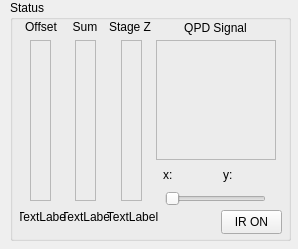
<?xml version="1.0" encoding="UTF-8"?>
<ui version="4.0">
 <class>Form</class>
 <widget class="QWidget" name="Form">
  <property name="geometry">
   <rect>
    <x>0</x>
    <y>0</y>
    <width>298</width>
    <height>249</height>
   </rect>
  </property>
  <property name="windowTitle">
   <string>Form</string>
  </property>
  <widget class="QGroupBox" name="statusBox">
   <property name="geometry">
    <rect>
     <x>10</x>
     <y>0</y>
     <width>281</width>
     <height>241</height>
    </rect>
   </property>
   <property name="title">
    <string>Status</string>
   </property>
   <widget class="QFrame" name="offsetFrame">
    <property name="geometry">
     <rect>
      <x>20</x>
      <y>40</y>
      <width>21</width>
      <height>161</height>
     </rect>
    </property>
    <property name="frameShape">
     <enum>QFrame::StyledPanel</enum>
    </property>
    <property name="frameShadow">
     <enum>QFrame::Sunken</enum>
    </property>
   </widget>
   <widget class="QLabel" name="offsetLabel">
    <property name="geometry">
     <rect>
      <x>8</x>
      <y>20</y>
      <width>46</width>
      <height>14</height>
     </rect>
    </property>
    <property name="text">
     <string>Offset</string>
    </property>
    <property name="alignment">
     <set>Qt::AlignCenter</set>
    </property>
   </widget>
   <widget class="QFrame" name="zFrame">
    <property name="geometry">
     <rect>
      <x>111</x>
      <y>40</y>
      <width>21</width>
      <height>161</height>
     </rect>
    </property>
    <property name="frameShape">
     <enum>QFrame::StyledPanel</enum>
    </property>
    <property name="frameShadow">
     <enum>QFrame::Sunken</enum>
    </property>
   </widget>
   <widget class="QLabel" name="zLabel">
    <property name="geometry">
     <rect>
      <x>97</x>
      <y>20</y>
      <width>46</width>
      <height>14</height>
     </rect>
    </property>
    <property name="text">
     <string>Stage Z</string>
    </property>
    <property name="alignment">
     <set>Qt::AlignCenter</set>
    </property>
   </widget>
   <widget class="QLabel" name="sumLabel">
    <property name="geometry">
     <rect>
      <x>52</x>
      <y>20</y>
      <width>46</width>
      <height>14</height>
     </rect>
    </property>
    <property name="text">
     <string>Sum</string>
    </property>
    <property name="alignment">
     <set>Qt::AlignCenter</set>
    </property>
   </widget>
   <widget class="QFrame" name="sumFrame">
    <property name="geometry">
     <rect>
      <x>65</x>
      <y>40</y>
      <width>21</width>
      <height>161</height>
     </rect>
    </property>
    <property name="frameShape">
     <enum>QFrame::StyledPanel</enum>
    </property>
    <property name="frameShadow">
     <enum>QFrame::Sunken</enum>
    </property>
   </widget>
   <widget class="QLabel" name="offsetText">
    <property name="geometry">
     <rect>
      <x>10</x>
      <y>210</y>
      <width>46</width>
      <height>14</height>
     </rect>
    </property>
    <property name="text">
     <string>TextLabel</string>
    </property>
    <property name="alignment">
     <set>Qt::AlignCenter</set>
    </property>
   </widget>
   <widget class="QLabel" name="sumText">
    <property name="geometry">
     <rect>
      <x>54</x>
      <y>210</y>
      <width>46</width>
      <height>14</height>
     </rect>
    </property>
    <property name="text">
     <string>TextLabel</string>
    </property>
    <property name="alignment">
     <set>Qt::AlignCenter</set>
    </property>
   </widget>
   <widget class="QLabel" name="zText">
    <property name="geometry">
     <rect>
      <x>92</x>
      <y>209</y>
      <width>61</width>
      <height>16</height>
     </rect>
    </property>
    <property name="text">
     <string>TextLabel</string>
    </property>
    <property name="alignment">
     <set>Qt::AlignCenter</set>
    </property>
   </widget>
   <widget class="QFrame" name="qpdFrame">
    <property name="geometry">
     <rect>
      <x>146</x>
      <y>40</y>
      <width>120</width>
      <height>120</height>
     </rect>
    </property>
    <property name="frameShape">
     <enum>QFrame::StyledPanel</enum>
    </property>
    <property name="frameShadow">
     <enum>QFrame::Sunken</enum>
    </property>
   </widget>
   <widget class="QLabel" name="qpdLabel">
    <property name="geometry">
     <rect>
      <x>170</x>
      <y>20</y>
      <width>71</width>
      <height>16</height>
     </rect>
    </property>
    <property name="text">
     <string>QPD Signal</string>
    </property>
    <property name="alignment">
     <set>Qt::AlignCenter</set>
    </property>
   </widget>
   <widget class="QLabel" name="qpdXText">
    <property name="geometry">
     <rect>
      <x>153</x>
      <y>168</y>
      <width>46</width>
      <height>14</height>
     </rect>
    </property>
    <property name="text">
     <string>x:</string>
    </property>
   </widget>
   <widget class="QLabel" name="qpdYText">
    <property name="geometry">
     <rect>
      <x>213</x>
      <y>168</y>
      <width>46</width>
      <height>14</height>
     </rect>
    </property>
    <property name="text">
     <string>y:</string>
    </property>
   </widget>
   <widget class="QPushButton" name="irButton">
    <property name="geometry">
     <rect>
      <x>211</x>
      <y>210</y>
      <width>61</width>
      <height>24</height>
     </rect>
    </property>
    <property name="text">
     <string>IR ON</string>
    </property>
   </widget>
   <widget class="QSlider" name="irSlider">
    <property name="geometry">
     <rect>
      <x>155</x>
      <y>189</y>
      <width>101</width>
      <height>19</height>
     </rect>
    </property>
    <property name="minimum">
     <number>0</number>
    </property>
    <property name="maximum">
     <number>100</number>
    </property>
    <property name="value">
     <number>0</number>
    </property>
    <property name="orientation">
     <enum>Qt::Horizontal</enum>
    </property>
   </widget>
  </widget>
 </widget>
 <resources/>
 <connections/>
</ui>
